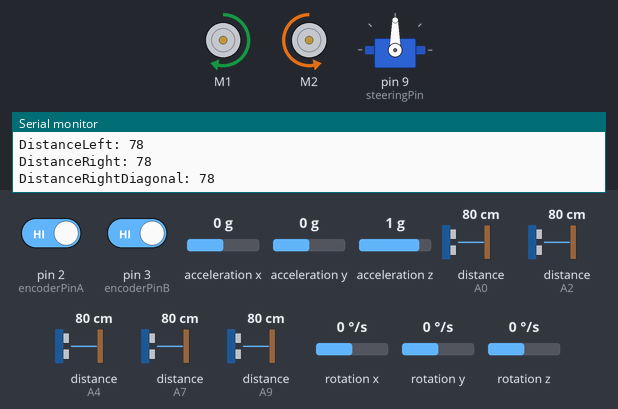
Bench run of a sketch on a simulated Arduino Mega 2560, built with avr-gcc and run on an emulated ATmega2560. Parts: 2 × DC motor (green arrow = forward, orange = backward, longer = faster), servo, the last lines printed to the serial monitor. Wiring (inferred from the names in the program): 5 × ultrasonic range finder: trigger A1, echo A0 / trigger A3, echo A2 / trigger A5, echo A4 / trigger A6, echo A7 / trigger A8, echo A9. The inputs (shaded band) are chosen by the test bench; at power-on: distance to the obstacle (sensors on A4, A0, A2, A7, A9) 80 cm, pin 2 (encoderPinA) HIGH, pin 3 (encoderPinB) HIGH, acceleration x 0 g, acceleration y 0 g, acceleration z 1 g, rotation x 0 °/s, rotation y 0 °/s, rotation z 0 °/s. The echo pulse lasts 58.3 µs per cm.

Above: at 1.2 s.
1.3 s: distance to the obstacle (sensor on A4) set to 29 cm
4.3 s: distance to the obstacle (sensor on A4) set to 24 cm
At 5.5 s:
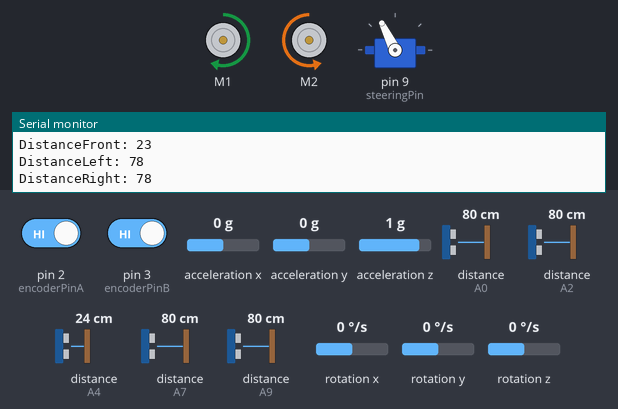
7.3 s: distance to the obstacle (sensor on A0) set to 2 cm
10.3 s: distance to the obstacle (sensor on A2) set to 2 cm
At 10.3 s:
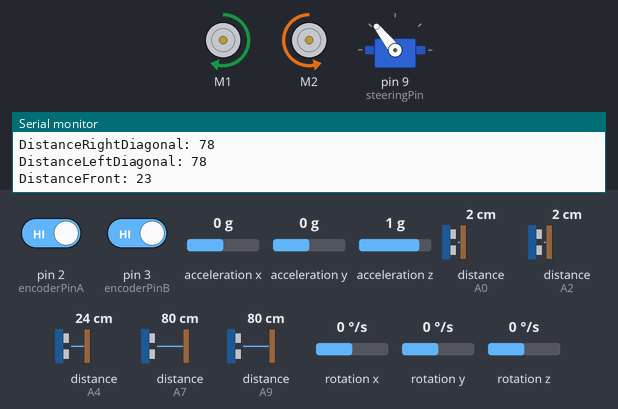
13.3 s: distance to the obstacle (sensor on A7) set to 2 cm
At 16.1 s:
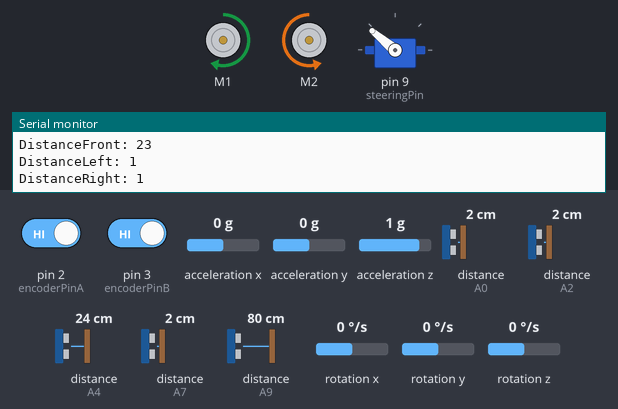
16.3 s: distance to the obstacle (sensor on A9) set to 32 cm
19.3 s: distance to the obstacle (sensor on A9) set to 25 cm
At 20.4 s:
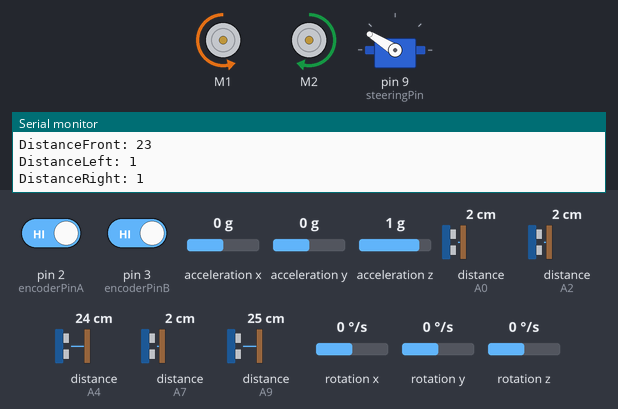
Timing chart, 0 to 21.9 s (numbered marks = the images above; inputs shaded):
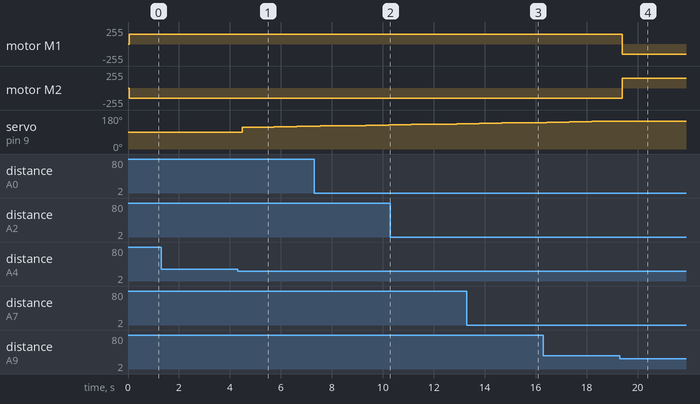

The sketch:

mms_servo.ino
```cpp
#include <Wire.h>
#include <MPU6050.h>
#include <AFMotor.h>
#include <Servo.h>

const int trigPin1 = A5; // Front ultrasonic sensor
const int echoPin1 = A4;
const int trigPin2 = A3; // Left Ultrasonic sensor
const int echoPin2 = A2;
const int trigPin3 = A1; // Right Ultrasonic sensor
const int echoPin3 = A0;
const int trigPin4 = A6; // Right Diagonal Ultrasonic sensor
const int echoPin4 = A7;
const int trigPin5 = A8; // Left Diagonal Ultrasonic sensor
const int echoPin5 = A9;

AF_DCMotor motor1(1);
AF_DCMotor motor2(2);

Servo steeringServo; // Declare a Servo object

const int steeringPin = 9; // Pin connected to the steering servo

// PID constants
const float Kp = 1.0;
const float Ki = 0.1;
const float Kd = 0.01;

// Ellipse parameters
const float a = 12.5; // semi-major axis
const float b = 25.0; // semi-minor axis

// Timing variables
unsigned long previousMillis = 0;
const long interval = 100; // Control loop interval in milliseconds

// Error variables
float previous_error = 0;
float integral = 0;

int distanceFront;
int distanceRight;
int distanceLeft;
int distanceRightDiagonal;
int distanceLeftDiagonal;

MPU6050 mpu;

// Odometry variables
volatile long encoderCountLeft = 0;
volatile long encoderCountRight = 0;
float posX = 0.0;
float posY = 0.0;
float theta = 0.0;

const float wheelRadius = 3.0; // in cm
const float wheelBase = 15.0;  // distance between wheels in cm
const int encoderPinA = 2; // Encoder pin for left wheel
const int encoderPinB = 3; // Encoder pin for right wheel

void setup() {
  pinMode(trigPin1, OUTPUT);
  pinMode(trigPin2, OUTPUT);
  pinMode(trigPin3, OUTPUT);
  pinMode(trigPin4, OUTPUT);
  pinMode(trigPin5, OUTPUT);
  pinMode(echoPin1, INPUT);
  pinMode(echoPin2, INPUT);
  pinMode(echoPin3, INPUT);
  pinMode(echoPin4, INPUT);
  pinMode(echoPin5, INPUT);
  Serial.begin(9600);

  motor1.setSpeed(150);
  motor2.setSpeed(150);

  Wire.begin();
  mpu.initialize();
  if (!mpu.testConnection()) {
    Serial.println("MPU6050 connection failed");
    while (1);
  }

  steeringServo.attach(steeringPin); // Attach the servo to the specified pin

  pinMode(encoderPinA, INPUT);
  pinMode(encoderPinB, INPUT);
  attachInterrupt(digitalPinToInterrupt(encoderPinA), updateEncoderLeft, RISING);
  attachInterrupt(digitalPinToInterrupt(encoderPinB), updateEncoderRight, RISING);
}

void updateEncoderLeft() {
  encoderCountLeft++;
}

void updateEncoderRight() {
  encoderCountRight++;
}

// Function to get the current position
void getCurrentPosition(float &xc, float &yc) {
  long leftCount = encoderCountLeft;
  long rightCount = encoderCountRight;

  float leftDistance = leftCount * 2 * PI * wheelRadius / 360.0; // Convert counts to distance
  float rightDistance = rightCount * 2 * PI * wheelRadius / 360.0; // Convert counts to distance

  float distance = (leftDistance + rightDistance) / 2.0;
  float deltaTheta = (rightDistance - leftDistance) / wheelBase;

  theta += deltaTheta;
  posX += distance * cos(theta);
  posY += distance * sin(theta);

  xc = posX;
  yc = posY;
}

// Function to get the current heading
float getCurrentHeading() {
  int16_t ax, ay, az;
  int16_t gx, gy, gz;
  mpu.getMotion6(&ax, &ay, &az, &gx, &gy, &gz);

  float heading = atan2(ay, ax) * 180 / PI; // Calculate heading in degrees
  if (heading < 0) {
    heading += 360;
  }
  return heading;
}

// Function to set the steering angle
void setSteeringAngle(float angle) {
  // Map the angle to the servo range (usually 0 to 180 degrees)
  int servoAngle = map(angle, -45, 45, 0, 180);
  steeringServo.write(servoAngle); // Set the servo to the calculated angle
}

// Function to find the closest point on the ellipse
void closestPointOnEllipse(float xc, float yc, float &x_d, float &y_d, float &t_d) {
  t_d = atan2(b * yc, a * xc);
  x_d = a * cos(t_d);
  y_d = b * sin(t_d);
}

int ultrasonicDistance(int trigPin, int echoPin) {
  digitalWrite(trigPin, LOW);
  delayMicroseconds(2);
  digitalWrite(trigPin, HIGH);
  delayMicroseconds(10);
  digitalWrite(trigPin, LOW);
  int duration = pulseIn(echoPin, HIGH);
  int cm = duration * 0.034 / 2; // Calculate distance
  return cm;
}

void loop() {
  distanceFront = ultrasonicDistance(trigPin1, echoPin1);
  Serial.print("DistanceFront: ");
  Serial.println(distanceFront);

  distanceLeft = ultrasonicDistance(trigPin2, echoPin2);
  Serial.print("DistanceLeft: ");
  Serial.println(distanceLeft);

  distanceRight = ultrasonicDistance(trigPin3, echoPin3);
  Serial.print("DistanceRight: ");
  Serial.println(distanceRight);

  distanceRightDiagonal = ultrasonicDistance(trigPin4, echoPin4);
  Serial.print("DistanceRightDiagonal: ");
  Serial.println(distanceRightDiagonal);

  distanceLeftDiagonal = ultrasonicDistance(trigPin5, echoPin5);
  Serial.print("DistanceLeftDiagonal: ");
  Serial.println(distanceLeftDiagonal);

  if(distanceFront > 25) {
    forward();
  } else if(distanceRightDiagonal > 27.95) {
    right();
  } else if (distanceLeftDiagonal > 27.95) {
    left();
  } else {
    backward();
    if (distanceLeft > 25) {
      left();
    } else if (distanceRight > 25) {
      right();
    }
  }
}

void backward() {
  motor1.run(BACKWARD);
  motor2.run(FORWARD);
}

void forward() {
  motor1.run(FORWARD);
  motor2.run(BACKWARD);
}

void left() {
  adjustSteering();
}

void right() {
  adjustSteering();
}

void adjustSteering() {
  unsigned long currentMillis = millis();
  if (currentMillis - previousMillis >= interval) {
    previousMillis = currentMillis;

    // Get the current position and orientation
    float xc, yc;
    getCurrentPosition(xc, yc);
    float theta_c = getCurrentHeading();

    // Find the closest point on the ellipse
    float x_d, y_d, t_d;
    closestPointOnEllipse(xc, yc, x_d, y_d, t_d);

    // Desired heading at the closest point
    float theta_d = atan2(b * cos(t_d), -a * sin(t_d));

    // Calculate errors
    float cte = sqrt(pow(xc - x_d, 2) + pow(yc - y_d, 2));
    float heading_error = theta_d - theta_c;

    // PID calculations
    float P_term = Kp * cte;
    integral += cte * (interval / 1000.0);
    float I_term = Ki * integral;
    float derivative = (cte - previous_error) / (interval / 1000.0);
    float D_term = Kd * derivative;

    // Compute control output
    float control_output = P_term + I_term + D_term;

    // Apply control output (adjust steering angle)
    setSteeringAngle(control_output);

    // Update previous error
    previous_error = cte;
  }
}
```

Measured:
- the behaviour switches between 27 and 26 cm on distance to the obstacle (sensor on A4) (found by bisection; images 0 and 1)
- the behaviour switches between 29 and 28 cm on distance to the obstacle (sensor on A9) (found by bisection; images 3 and 4)
- after the input at 4.3 s, servo on pin 9 (steeringPin): 90° → 116° after 0.18 s, → 114° 0.11 s later, → 116° 0.23 s later, → 118° 0.91 s later, … (5 changes in this stretch)
- after the input at 19.3 s, motor M1: forward 150/255 → backward 150/255 after 0.11 s; motor M2: backward 150/255 → forward 150/255 after 0.11 s; servo on pin 9 (steeringPin): stays 148° (without the input it goes to 150° after 0.66 s)
